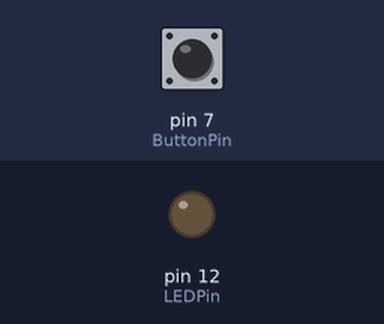
Bench run of a sketch on a simulated Arduino Uno, built with avr-gcc and run on an emulated ATmega328P. Shown: output pins drawn as LEDs (lit = HIGH). The inputs (shaded band) are chosen by the test bench; at power-on: pin 7 (ButtonPin) LOW.

Above: at 1.2 s.
1.3 s: pin 7 (ButtonPin) pulled HIGH for 0.15 s
At 1.37 s:
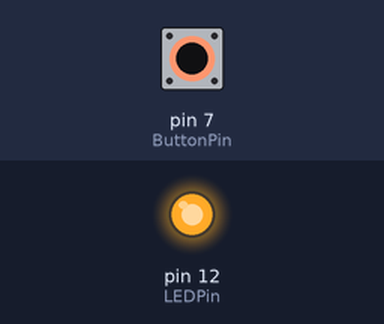
2.9 s: pin 7 (ButtonPin) pulled HIGH for 3.2 s
At 7.1 s:
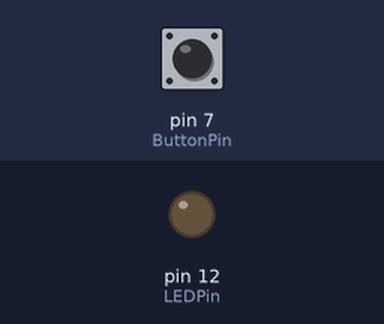
Timing chart, 0 to 8.6 s (numbered marks = the images above; inputs shaded):
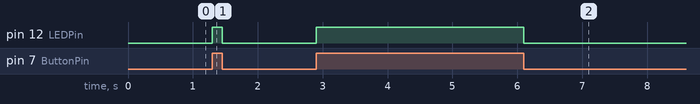

The sketch:

The_Button.ino
```cpp
//Created by Eric Nunez and Osiel Torres
//Created on 01/17/2013
//Sketch:The Button
const int ButtonPin = 7;
const int LEDPin = 12;
int ButtonState = LOW;    //ButtonState stores ButtonPin value

void setup()      {
  pinMode(LEDPin, OUTPUT);// LEDPin
  pinMode(ButtonPin, INPUT); //ButtonPin


}


void loop()       {
  ButtonState = digitalRead(ButtonPin);
  if(ButtonState == HIGH) {        //If statement check to see if it's true
    digitalWrite(LEDPin, HIGH);
  }
else{
  digitalWrite(LEDPin, LOW);
  }
}
```

Measured:
- after the input at 1.3 s, pin 12 (LEDPin): LOW → HIGH at once, → LOW 0.15 s later
- after the input at 2.9 s, pin 12 (LEDPin): LOW → HIGH at once, → LOW 3.2 s later
